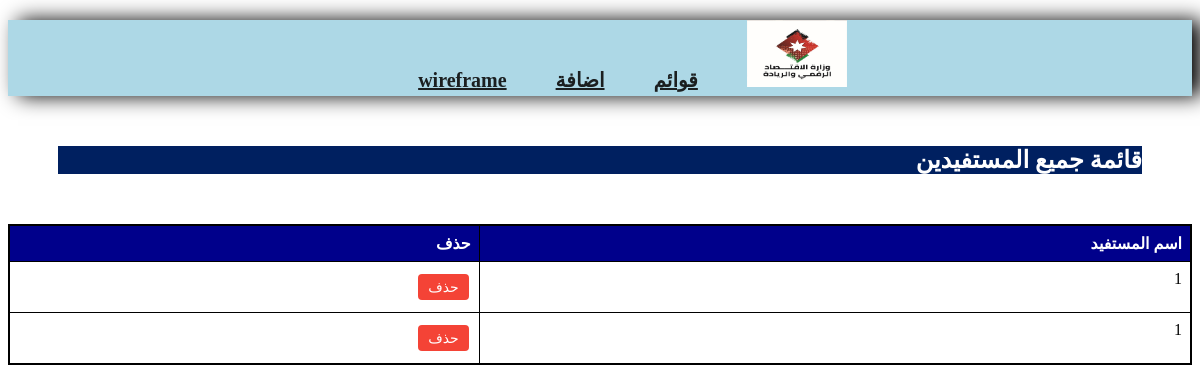
Before: /beneficiaries with the older database file.
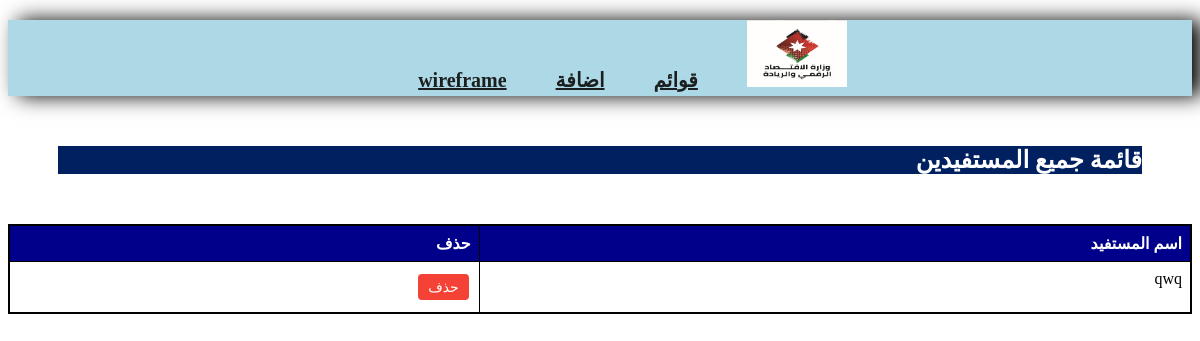
After: the same page with the newer database file.
### app.py (models this page shows)
class ServiceBeneficiary(db.Model):
    id = db.Column(db.Integer, primary_key=True)
    beneficiary_name = db.Column(db.String(100), nullable=False)

### app.py (the view)
@app.route('/beneficiaries')
def show_all_beneficiaries():
    beneficiaries = ServiceBeneficiary.query.all()
    return render_template('beneficiaries.html', beneficiaries=beneficiaries)

### templates/beneficiaries.html (shortened to what this page needs)
<!DOCTYPE html>
<html lang="en">
  <head>
    <link rel="stylesheet" href="../static/table.css" />
    <link rel="stylesheet" href="../static/navbar.css" />
  </head>
  <body>
    {% include 'navbar.html' %}
    <h1 class="title">قائمة جميع المستفيدين</h1>
    <table>
      <thead>
        <tr>
          <th>اسم المستفيد</th>
          <th>حذف</th>
        </tr>
      </thead>
      <tbody>
        {% for beneficiary in beneficiaries %}
        <tr>
          <td>{{ beneficiary.beneficiary_name }}</td>
          <td>
            <form
              action="/delete_beneficiary/{{ beneficiary.id }}"
              method="post"
              onsubmit="return confirm('هل انت متاكد من الحذف ؟')"
            >
              <button class="delete" type="submit">حذف</button>
            </form>
          </td>
        </tr>
        {% endfor %}
      </tbody>
    </table>
  </body>
</html>

### templates/navbar.html (shortened to what this page needs)
<header>
  <div class="container">
    <div class="row">
      <div class="col-md-12">
        <ul id="menu" class="menu-list">
          <li>
            <a href="/"
              ><img src="../static/uploads/logo.jpg" alt="Logo" width="100"
            /></a>
          </li>
          <li>
            <a href="">قوائم</a>
          </li>
          <li>
            <a href="">اضافة</a>
          </li>
          <li><a href="./wireframe.html">wireframe</a></li>
        </ul>
      </div>
    </div>
  </div>
</header>

### static/table.css (style rules this page uses)
table { border-collapse: collapse; width: 100%; border: 2px solid black; border-radius: 10px; text-align: right; }
th, td { border: 1px solid black; padding: 8px; text-align: right; max-width: 400px; text-wrap: wrap; height: auto; }
button { background-color: #002060; color: white; border: none; padding: 10px 20px; text-align: center; text-decoration: none; display: inline-block; font-size: 16px; margin: 4px 2px; cursor: pointer; border-radius: 5px; }
* { text-align: right; direction: rtl; }
.title { background-color: #002060; color: white; }
th { background-color: darkblue; color: white; }
td, tr, th { vertical-align: top; text-align: right; }
li { text-align: right; }
ul { padding-right: 0; padding-left: 20px; list-style-position: inside; }
table { direction: rtl; }
.delete { background-color: #f44336; color: white; border: none; padding: 5px 10px; text-align: center; text-decoration: none; display: inline-block; font-size: 14px; cursor: pointer; border-radius: 4px; }

### static/navbar.css (style rules this page uses)
body { direction: rtl; font-family: "Droid Arabic Kufi"; height: 1000px; }
h1 { margin: 50px; font-size: 24px; color: #1b1f20; font-weight: 600; }
header { background-color: lightblue; box-shadow: 10px 0px 20px; }
.menu-list { text-align: center; margin-top: 20px; }
ul.menu-list > li { display: inline-block; margin-left: 45px; line-height: 30px; color: #fff !important; font-size: 18px; font-weight: bold; position: relative; }
ul.menu-list > li a { color: #1b1f20; -webkit-transition: all 0.3s ease; font-weight: bolder; font-size: 20px; }

Changed rows visible on the page:
removed ServiceBeneficiary: beneficiary_name "1"
removed ServiceBeneficiary: beneficiary_name "1"
added ServiceBeneficiary: beneficiary_name "qwq"
